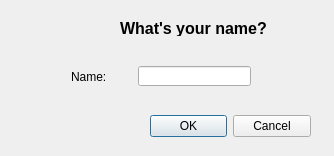
<?xml version="1.0" encoding="UTF-8"?>
<ui version="4.0">
 <class>SetNameDialog</class>
 <widget class="QDialog" name="SetNameDialog">
  <property name="geometry">
   <rect>
    <x>0</x>
    <y>0</y>
    <width>334</width>
    <height>156</height>
   </rect>
  </property>
  <property name="windowTitle">
   <string>Dialog</string>
  </property>
  <widget class="QDialogButtonBox" name="buttonBox">
   <property name="geometry">
    <rect>
     <x>150</x>
     <y>110</y>
     <width>161</width>
     <height>32</height>
    </rect>
   </property>
   <property name="orientation">
    <enum>Qt::Horizontal</enum>
   </property>
   <property name="standardButtons">
    <set>QDialogButtonBox::Cancel|QDialogButtonBox::Ok</set>
   </property>
  </widget>
  <widget class="QLabel" name="titlelbl">
   <property name="geometry">
    <rect>
     <x>120</x>
     <y>20</y>
     <width>161</width>
     <height>16</height>
    </rect>
   </property>
   <property name="font">
    <font>
     <pointsize>12</pointsize>
     <weight>75</weight>
     <bold>true</bold>
    </font>
   </property>
   <property name="text">
    <string>What's your name?</string>
   </property>
  </widget>
  <widget class="QLineEdit" name="playernametxt">
   <property name="geometry">
    <rect>
     <x>138</x>
     <y>66</y>
     <width>113</width>
     <height>20</height>
    </rect>
   </property>
  </widget>
  <widget class="QLabel" name="playernamelbl">
   <property name="geometry">
    <rect>
     <x>71</x>
     <y>70</y>
     <width>46</width>
     <height>13</height>
    </rect>
   </property>
   <property name="text">
    <string>Name:</string>
   </property>
  </widget>
 </widget>
 <resources/>
 <connections>
  <connection>
   <sender>buttonBox</sender>
   <signal>accepted()</signal>
   <receiver>SetNameDialog</receiver>
   <slot>accept()</slot>
   <hints>
    <hint type="sourcelabel">
     <x>248</x>
     <y>254</y>
    </hint>
    <hint type="destinationlabel">
     <x>157</x>
     <y>274</y>
    </hint>
   </hints>
  </connection>
  <connection>
   <sender>buttonBox</sender>
   <signal>rejected()</signal>
   <receiver>SetNameDialog</receiver>
   <slot>reject()</slot>
   <hints>
    <hint type="sourcelabel">
     <x>316</x>
     <y>260</y>
    </hint>
    <hint type="destinationlabel">
     <x>286</x>
     <y>274</y>
    </hint>
   </hints>
  </connection>
 </connections>
</ui>
